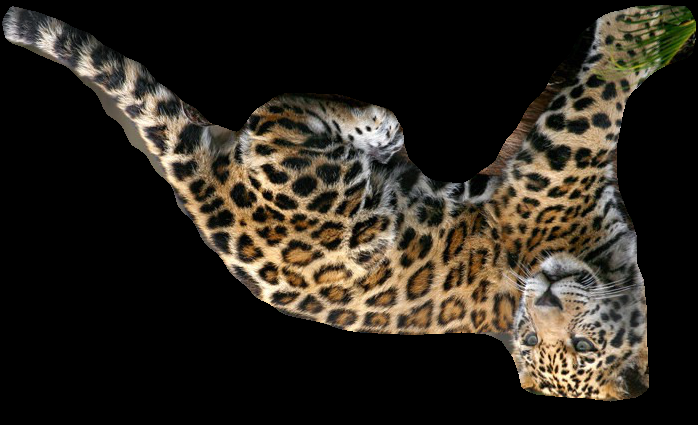
#> input picture rotate_image_testim/tigre/2_1_180.png, 698 x 425 px
$ python -i image_rotation.py   (imports and definitions only)
#> lines starting #> are read from the running program, lines starting #| are printed output that depends on the picture
import cv2
from glob import glob

import matplotlib.pyplot as plt
import numpy as np

from ..tools.MaskRCNNModel import MaskRCNNModel
from ..tools.compare_images import apply_orientation, best_image, transparancy_mask_to_BW

from ..setup import *


def get_contour(image: np.ndarray):
    img_gray = cv2.cvtColor(transparancy_mask_to_BW(image), cv2.COLOR_BGR2GRAY)
    ret, thresh = cv2.threshold(img_gray, 127, 255, 0)
    contour, hierarchy = cv2.findContours(thresh, cv2.RETR_EXTERNAL, cv2.CHAIN_APPROX_NONE)  # contour of the target

    print("Number of Contours found = " + str(len(contour)))
    for i in (0, len(contour) - 1):
        print(contour[i].shape)

    # Draw all contours
    # -1 signifies drawing all contours
    cv2.drawContours(image, contour, -1, (0, 255, 0), 3)

    return contour


# [63 lines not run here, left out]

>>> import cv2
>>> picture = cv2.imread('../rotate_image_testim/tigre/2_1_180.png', cv2.IMREAD_GRAYSCALE)
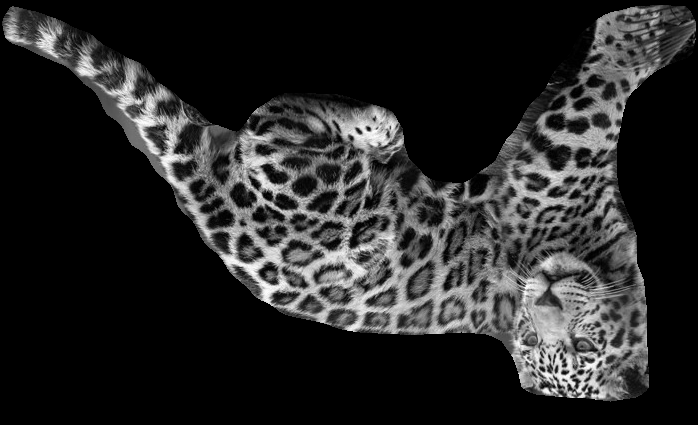
#> picture: shape (425, 698); min 0, max 254, mean 39.4
#> (the run stopped early here; a loop or call above may not have finished)
